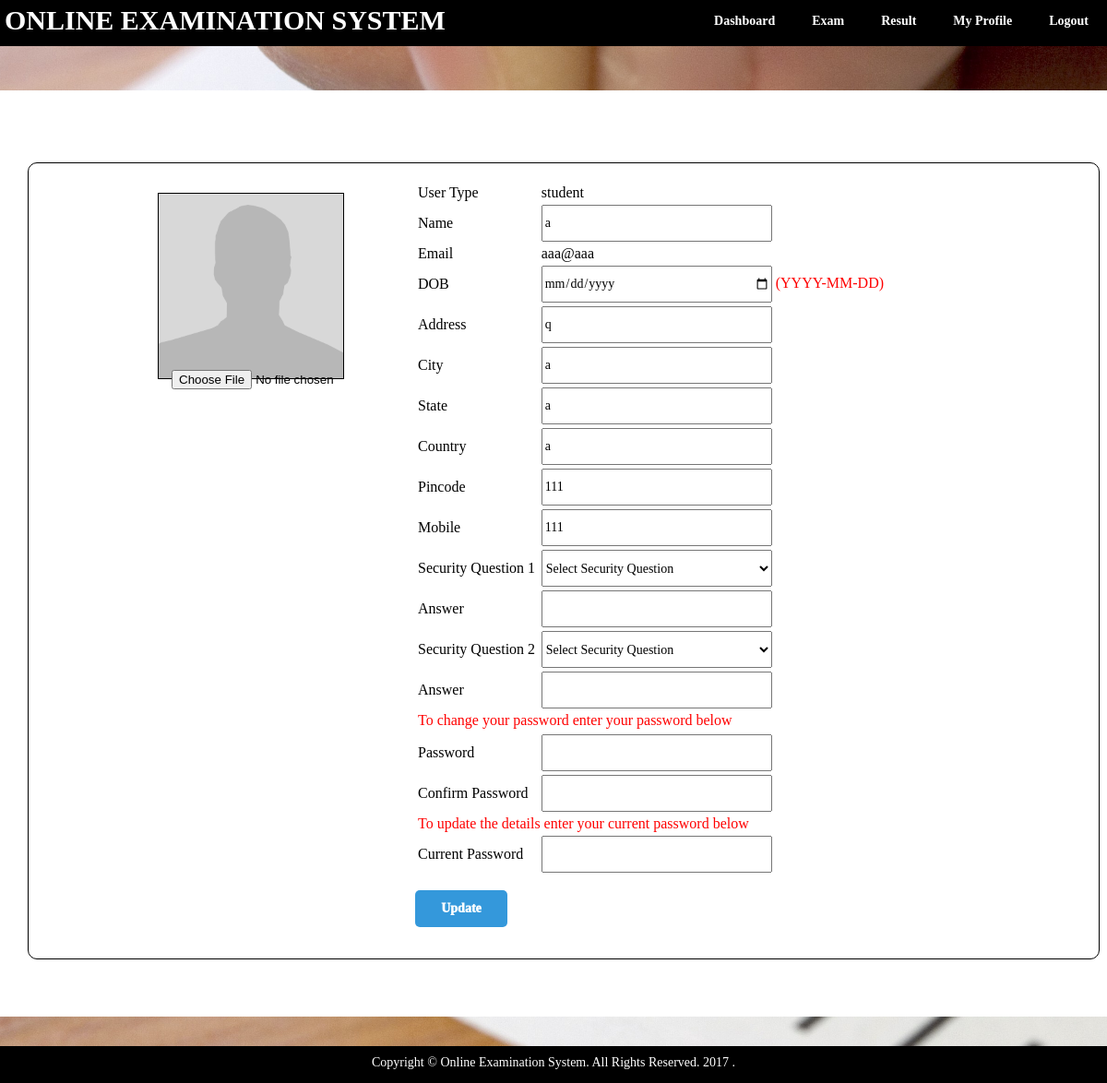
Page /profile.php (signed in) on the committed database.
### tables this page shows
CREATE TABLE IF NOT EXISTS `users` (
  `u_type` varchar(10) NOT NULL,
  `name` varchar(50) NOT NULL,
  `email` varchar(50) NOT NULL DEFAULT '',
  `pass` varchar(20) NOT NULL,
  `address` varchar(100) NOT NULL,
  `city` varchar(30) NOT NULL,
  `state` varchar(20) NOT NULL,
  `country` varchar(20) NOT NULL,
  `pincode` double NOT NULL,
  `mobile` double NOT NULL,
  `photo` longblob NOT NULL,
  `secque1` varchar(100) NOT NULL,
  `secans1` varchar(50) NOT NULL,
  `secque2` varchar(100) NOT NULL,
  `secans2` varchar(50) NOT NULL,
  `dob` date NOT NULL,
  `created_at` datetime NOT NULL DEFAULT CURRENT_TIMESTAMP,
  PRIMARY KEY (`u_type`,`email`)
);

### profile.php (the view, shortened to what this page needs)
<html>
	<?php include 'common/dheader.php';
		$sql = "SELECT * FROM users WHERE email='".$_SESSION['email']."'";
		$query = mysqli_query($link,$sql);
		if($query)
		{
			while($row = mysqli_fetch_array($query))
			{
				$u_type = $row['u_type'];
				$name = $row['name'];
				$email = $row['email'];
				$address = $row['address'];
				$city = $row['city'];
				$state = $row['state'];
				$country = $row['country'];
				$pincode = $row['pincode'];
				$mobile = $row['mobile'];
				$dob = $row['dob'];
				$photo = $row['photo'];
			}
		}
	?>
	<br>
	<br>
	<div class="dmain">
		<br>
		<br>
		<br>
		<div class="procontain">
		<div class="piccontain">
		<?php
		if($photo == ''){
			echo '<img src="img/userimg.png"/>';
		} else {
			echo '<img src="getImage.php?email='.$_SESSION['email'].'"/>';
		}
		?>
		</div>
		<form action="profile.php" method="POST" enctype="multipart/form-data">
			<table width="70%">
			<input type="file" name="image" class="picupload"/>
			<tr>
			<td>User Type </td><td><?php echo $u_type; ?></td>
			</tr>
			<tr>
			<td>Name </td><td><input type="text" value="<?php echo $name; ?>" name="name" onkeypress="return isChar(event)"/></td>
			</tr>
			<tr>
			<td>Email </td><td><?php echo $email; ?></td>
			</tr>
			<tr>
			<td>DOB </td><td><input type="date" value="<?php echo $dob; ?>" name="dob"/><font color="red"> (YYYY-MM-DD)</font></td>
			</tr>
			<tr>
			<td>Address </td><td><input type="text" value="<?php echo $address; ?>" name="address"/></td>
			</tr>
			<tr>
			<td>City </td><td><input type="text" value="<?php echo $city; ?>" name="city" onkeypress="return isChar(event)"/></td>
			</tr>
			<tr>
			<td>State </td><td><input type="text" value="<?php echo $state; ?>" name="state" onkeypress="return isChar(event)"/></td>
			</tr>
			<tr>
			<td>Country </td><td><input type="text" value="<?php echo $country; ?>" name="country" onkeypress="return isChar(event)"/></td>
			</tr>
			<tr>
			<td>Pincode </td><td><input type="text" name ="pincode" maxlength="6" pattern="[0-9]{5,6}" onkeypress="return isNumber(event)" value="<?php echo $pincode; ?>" /></td>
			</tr>
			<tr>
			<td>Mobile </td><td><input type="text" name="mobile" maxlength="10" pattern="[0-9]{10}" onkeypress="return isNumber(event)" value="<?php echo $mobile; ?>"/></td>
			</tr>
			<tr>
			<td>Security Question 1 </td>
			<td>
			<select name="secque1">
			<option value="">Select Security Question</option>
			</select>
			</td>
			</tr>
			<tr>
			<td>Answer </td><td><input type="password" name="secans1"/></td>
			</tr>
			<tr>
			<td>Security Question 2 </td>
			<td>
			<select name="secque2">
			<option value="">Select Security Question</option>
			</select>
			</td>
			</tr>
			<tr>
			<td>Answer </td><td><input type="password" name="secans2"/></td>
			</tr>
			<tr>
			<td colspan="2"><font color="red">To change your password enter your password below</font></td></tr>
			<tr>
			<tr>
			<td>Password </td><td><input type="password" name="pass"/></td>
			</tr>
			<tr>
			<td>Confirm Password </td><td><input type="password" name="conf_pass"/></td>
			</tr>
			<tr>
			<td colspan="2"><font color="red">To update the details enter your current password below</font></td></tr>
			<tr>
			<td>Current Password </td><td><input type="password" name="curr_pass" required/></td>
			</tr>
			</table>
			<br>
			<input type="submit" value="Update" id="signup"/>
		</form>
		</div>
		<br>
		<br>
	</div>
	<br>
	<br>
	<?php include 'common/footer.php';
	?>
</html>

### css/style.css (style rules this page uses)
input[type="text"],input[type="email"],input[type="password"],select,input[type="date"] { width:250px; height:40px; font-family: Georgia,Times,Times New Roman,serif; font-size: 14px; }
input#signup { background-color:#3498db; width:100px; height:40px; border: 0; padding:5px; border-radius:5px; font-family: Georgia,Times,Times New Roman,serif; font-size: 14px; font-weight:1000; color:#fff; cursor: pointer; }
.dmain { width:auto; height:auto; background-color:#fff; padding:30px; text-align:justify; }
.procontain { width:100%; height:auto; border:1px solid #000; border-radius:10px; padding-top:20px; padding-left:20px; padding-bottom:20px; }
.piccontain { width:200px; height:200px; border:1px solid #000; position:absolute; margin-left:10%; margin-top:1%; }
.picupload { position:absolute; margin-left:-22%; margin-top:17%; }
.piccontain img { width:200px; height:200px; }
.procontain form { margin-left:35%; }

### rows in the picture
users: u_type "student", name "a", email "aaa@aaa", address "q", city "a", state "a", country "a", pincode "111", mobile "111"
